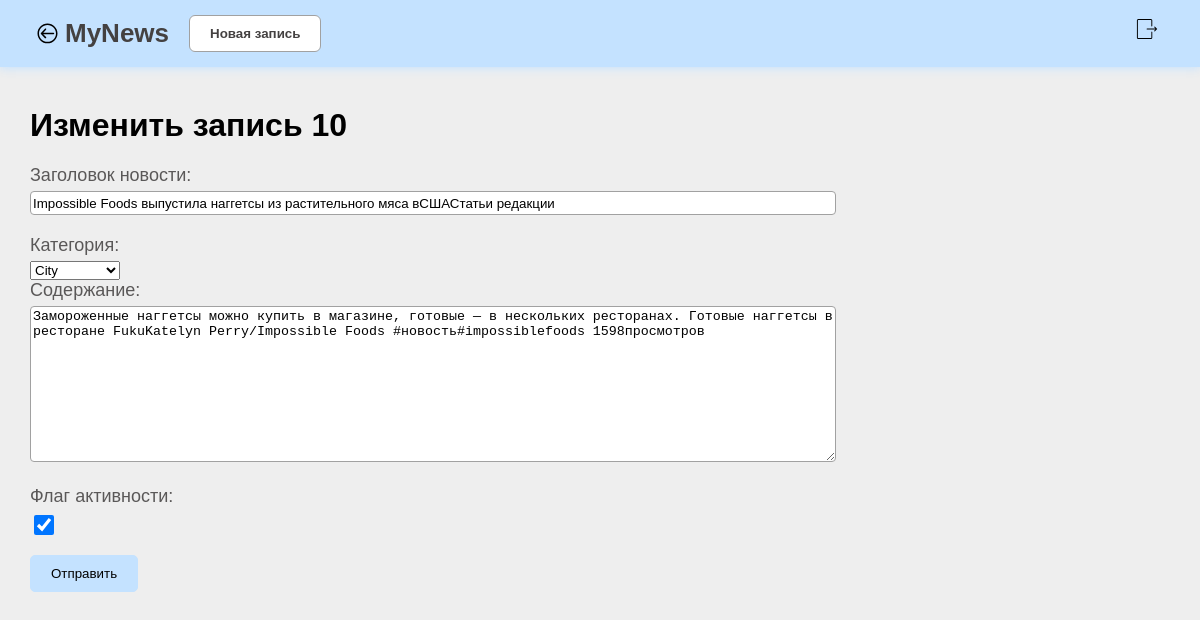
The page /news_detail/10/update (signed in) on the database its author committed.
### app_news/models.py (models this page shows, shortened)
class News(models.Model):
    title = models.CharField(max_length=100, verbose_name='Заголовок новости')
    author = models.ForeignKey('Profile', default=None, on_delete=models.CASCADE, verbose_name='Автор')
    category = models.ForeignKey('Category', default=None, on_delete=models.CASCADE, verbose_name='Категория')
    text = models.TextField(verbose_name='Содержание')
    date_created = models.DateTimeField(auto_now_add=True)
    date_updated = models.DateTimeField(auto_now=True)
    is_active = models.BooleanField(verbose_name='Флаг активности')
    views_count = models.BigIntegerField(default=0)

### app_news/views.py (the view, shortened to what this page needs)
# urls.py: path('news_detail/<int:profile_id>/update', UpdateNewsItemView.as_view(), name='update_news_item'),
class UpdateNewsItemView(View):
    def get(self, request, profile_id):
        if request.user.is_authenticated:
            news_item_id = News.objects.get(id=profile_id)
            news_item = CreateNewsItemForm(instance=news_item_id)
            return render(request, 'app_news/update_news_item.html', context={'news_item': news_item, 'profile_id': profile_id})
        else:
            return HttpResponseRedirect(reverse('login'))

### app_news/forms.py
class CreateNewsItemForm(forms.ModelForm):
    class Meta:
        model = News
        fields = ['title', 'category', 'text', 'is_active']

### app_news/models.py (called while the page is built)
    def __str__(self):
        return self.name

### app_news/templates/app_news/update_news_item.html (shortened to what this page needs)
<!DOCTYPE html>
{% load static %}
<html lang="en">
<head>
    <link rel="stylesheet" href="{% static 'css/fonts.css'%}" type="text/css">
    <link rel="stylesheet" href="{% static 'css/update_news_item/style.css'%}" type="text/css">
</head>
<body>
    <header class="header">
        <nav class="header__nav">
            <div class="nav-item header__nav-post">
                <a href="/news_detail/{{ profile_id }}" class="nav-item__logo">
                    MyNews
                </a>
                <button class="nav-item__postbutton">
                    <a href="/news_list/create">
                        Новая запись
                    </a>
                </button>
            </div>
            <div class="nav-item header__nav-login">
                {% if request.user.is_authenticated %}
                <button class="nav-item__login logout">
                    <a href="/logout" class="nav-item__login-link"></a>
                </button>
                {% else %}
                <button class="nav-item__login">
                    <a href="/login" class="nav-item__login-link"></a>
                </button>
                {% endif %}
            </div>
        </nav>
    </header>
    <main class="main">
        <h1 class="main__header">
            Изменить запись {{ profile_id }}
        </h1>
        <form method="POST" action="/news_detail/{{ profile_id }}/update">
            {% for field in news_item %}
            <div class="form__label">
                {{ field.label_tag }}
            </div>
            <div class="form__input">
                {{ field }}
            </div>
            {% endfor %}
            <button type="submit" class="form__submit-button">
                Отправить
            </button>
        </form>
    </main>
</body>
</html>

### app_news/static/css/update_news_item/style.css (style rules this page uses)
body { margin: 0; height: 100%; font-family: "Graphic", sans-serif; background-color: #eeeeee; }
a { text-decoration: none; color: rgb(68, 65, 65) }
button { margin: 0; padding: 0; border: 0; }
.header { background-color: rgb(196, 226, 255); box-shadow: 0 0 10px 1px rgba(196, 226, 255, 1); }
.header__nav { display: flex; justify-content: space-between; align-items: center; }
.header__nav-post { margin: 15px 0px 15px 35px; display: flex; align-items: center; }
.nav-item__logo { padding-left: 30px; background: url('../../img/news_detail/arrow_to_main.svg') no-repeat left 3px; font-family: "Graphic", sans-serif; font-size: 26px; font-weight: 600; }
.nav-item__postbutton { margin-left: 20px; padding: 10px 20px; font-weight: 600; border: 0.5px solid rgb(161, 161, 161); border-radius: 6px; background-color: white; }
.nav-item__login { margin-right: 35px; height: 30px; width: 30px; position: relative; background: url("../../img/news_list/to_login_logo.svg") no-repeat; background-size: 100%; }
.logout { background: url("../../img/news_list/to_logout_logo.svg") no-repeat; }
.nav-item__login-link { position: absolute; top: 0; left: 0; display: block; width: 100%; height: 100%; text-decoration: none; z-index: 1; }
.main { margin: 40px 0px 100px 30px }
.form__label { margin-bottom: 5px; color: rgb(90, 88, 88); font-size: 18px; }
input, textarea { margin-bottom: 20px; width: 800px; min-height: 20px; border: 1px solid rgb(161, 161, 161); border-radius: 4px; }
input[type=checkbox] { height: 20px; width: 20px; }
.form__submit-button { padding: 10px 20px; background-color: rgb(196, 226, 255); border: 1px solid rgba(196, 226, 255, 1); border-radius: 5px; font-weight: 500; }

### rows shown on the page
News: news_item "Impossible Foods выпустила наггетсы из растительного мяса вСШАСтатьи редакции" "City" "Замороженные наггетсы можно купить в магазине, готовые — в нескольких ресторанах. Готовые наггетсы в ресторане FukuKatelyn Perry/Impossible Foods #новость#impossiblefoods 1598просмотров" "☑"

### other values the page prints
{{ profile_id }} "10"
{{ field.label_tag }} "Заголовок новости:" "Категория:" "Содержание:" "Флаг активности:"
